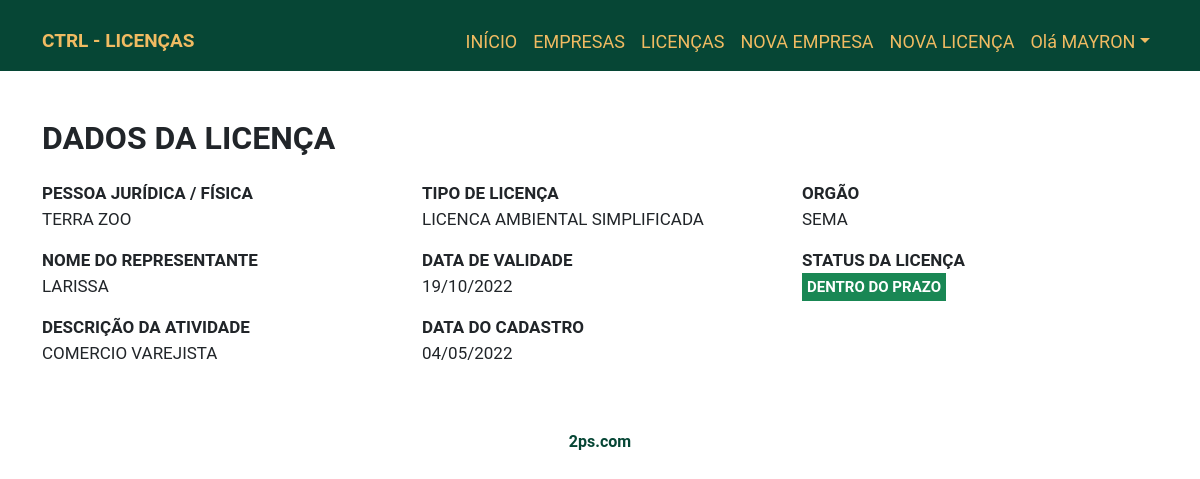
The app's page /detailsLicense.php?id_license=3 (signed in) with its own data.
### tables this page shows
CREATE TABLE `license` (
  `id_license` int(11) NOT NULL AUTO_INCREMENT,
  `id_company` int(11) NOT NULL,
  `type_license` varchar(200) NOT NULL,
  `expiration_date` date DEFAULT NULL,
  `activity` varchar(200) NOT NULL,
  `organ` varchar(200) NOT NULL,
  `insert_date` timestamp NOT NULL DEFAULT CURRENT_TIMESTAMP ON UPDATE CURRENT_TIMESTAMP,
  PRIMARY KEY (`id_license`),
  KEY `license_FK` (`id_company`),
  CONSTRAINT `license_FK` FOREIGN KEY (`id_company`) REFERENCES `company` (`id_company`)
);

CREATE TABLE `company` (
  `id_company` int(11) NOT NULL AUTO_INCREMENT,
  `nameCompany` varchar(45) NOT NULL,
  `nameRepresentative` varchar(150) DEFAULT NULL,
  PRIMARY KEY (`id_company`)
);

### detailsLicense.php (the view, shortened to what this page needs)
<!DOCTYPE html>
<html lang="en">
<head>
    <link rel="stylesheet" href="assets/css/bootstrap.min.css">
    <link rel="stylesheet" href="assets/css/style.css">
</head>
<body>
    <?php include_once 'header.php'?>
    <section>
        <div class="container">
            <div class="row">
                <div class="col-lg-12">
                    <?php
                        $id = filter_input(INPUT_GET, 'id_license');
                        $searchLicensesCompanys = $connectionPDO->query("SELECT company.id_company, company.nameCompany, company.nameRepresentative ,license.id_license, license.type_license, license.expiration_date, license.insert_date ,license.activity, license.organ FROM license, company  WHERE license.id_company = company.id_company AND id_license = $id");
                        if($searchLicensesCompanys->rowCount() > 0){
                            $listLicenses = $searchLicensesCompanys->fetch(PDO::FETCH_ASSOC);?>
                            <div class="row format-text">
                                <h2 class="text-left mt-5 mb-4">DADOS DA LICENÇA</h2>
                                <div class="col-lg-4">
                                    <p><strong>PESSOA JURÍDICA / FÍSICA</strong><br><?=$listLicenses['nameCompany'];?></p>
                                    <p><strong>NOME DO REPRESENTANTE</strong><br><?=$listLicenses['nameRepresentative'];?></p>
                                    <p><strong>DESCRIÇÃO DA ATIVIDADE</strong><br><?=$listLicenses['activity'];?></p>
                                </div>
                                <div class="col-lg-4">
                                    <p><strong>TIPO DE LICENÇA</strong><br><?=$listLicenses['type_license'];?></p>
                                    <p><strong>DATA DE VALIDADE</strong><br><?=date('d/m/Y', strtotime($listLicenses['expiration_date']));?></p>
                                    <p><strong>DATA DO CADASTRO</strong><br><?=date('d/m/Y', strtotime($listLicenses['insert_date']));?></p>
                                </div>
                                <div class="col-lg-4">
                                    <p><strong>ORGÃO</strong><br><?=($listLicenses['organ']);?></p>
                                    <p><strong>STATUS DA LICENÇA</strong><br>
                                        <?php
                                            $expirationDate = strtotime($listLicenses['expiration_date']);
                                            $days=ceil(($expirationDate-time())/60/60/24);
                                            if($days >= 30 && $listLicenses['type_license'] == 'LICENÇA CORPO DE BOMBEIRO'){?>
                                               <span class="status-licenca-dentro-do-prazo">DENTRO DO PRAZO</span>
                                            <?php }elseif($days > 1 && $days <= 30  && $listLicenses['type_license'] == 'LICENÇA CORPO DE BOMBEIRO'){?>
                                                <span class="status-licenca-atencao-prazo">ATENÇÃO PRAZO</span>
                                            <?php }elseif($days < 1 && $listLicenses['type_license'] == 'LICENÇA CORPO DE BOMBEIRO'){?>
                                                <span class="status-licenca-prazo-vencido">VENCIDA</span>
                                            <?php }elseif($days <= 120){ ?>
                                                <span class="status-licenca-prazo-vencido">VENCIDA</span>
                                            <?php }elseif($days > 120 && $days <= 140 ){?>
                                                <span class="status-licenca-atencao-prazo">ATENÇÃO PRAZO</span>
                                            <?php } elseif($days > 140 ){?>
                                                <span class="status-licenca-dentro-do-prazo">DENTRO DO PRAZO</span>
                                            <?php }
                                        ?>
                                    </p>
                                </div>
                            </div>
                     <?php }
                    ?>
                </div>
            </div>
        </div>
    </section>
    <?php include_once 'footer.php'?>
</body>
</html>

### assets/css/style.css (style rules this page uses)
body { font-family: 'Roboto', sans-serif; background-color: none; }
.format-text p { font-size: 17px; }
.format-text h2 { font-weight: bold; }
.status-licenca-dentro-do-prazo { padding:5px; color: #FFF; background-color: #198754; font-weight: bolder; font-size: 15px; }

### records on screen
license: id_company.nameCompany "TERRA ZOO", id_company.nameRepresentative "LARISSA", activity "COMERCIO VAREJISTA", type_license "LICENCA AMBIENTAL SIMPLIFICADA", expiration_date "19/10/2022", insert_date "04/05/2022", organ "SEMA"

### other values on screen
$_SESSION['name'] "MAYRON"
